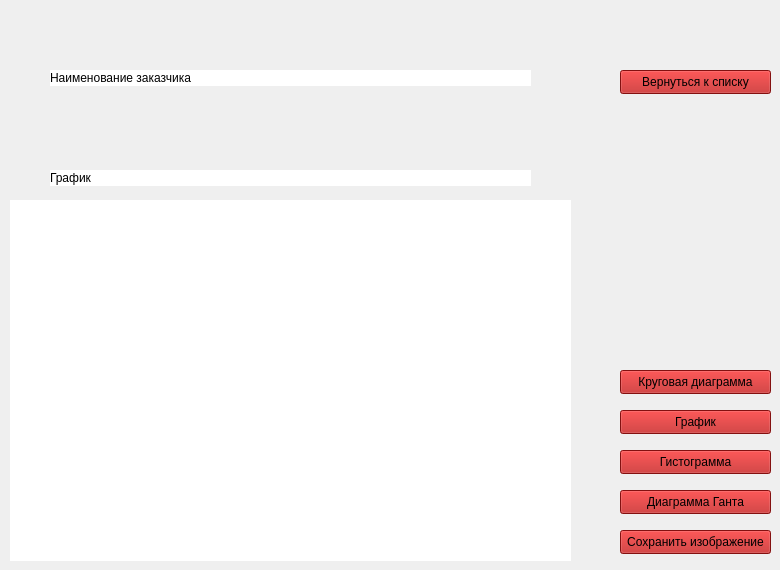
    <widget class="QWidget" name="_7_stripdiagramm">
     <widget class="QLabel" name="label_33">
      <property name="geometry">
       <rect>
        <x>50</x>
        <y>70</y>
        <width>481</width>
        <height>16</height>
       </rect>
      </property>
      <property name="styleSheet">
       <string notr="true">background-color: rgb(255, 255, 255);</string>
      </property>
      <property name="text">
       <string>Наименование заказчика</string>
      </property>
     </widget>
     <widget class="QPushButton" name="pushButton_39">
      <property name="geometry">
       <rect>
        <x>620</x>
        <y>490</y>
        <width>151</width>
        <height>24</height>
       </rect>
      </property>
      <property name="styleSheet">
       <string notr="true">background-color: rgb(184, 23, 23);</string>
      </property>
      <property name="text">
       <string>Диаграмма Ганта</string>
      </property>
     </widget>
     <widget class="QWidget" name="widget_2" native="true">
      <property name="geometry">
       <rect>
        <x>10</x>
        <y>200</y>
        <width>561</width>
        <height>361</height>
       </rect>
      </property>
      <property name="styleSheet">
       <string notr="true">background-color: rgb(255, 255, 255);</string>
      </property>
     </widget>
     <widget class="QPushButton" name="pushButton_40">
      <property name="geometry">
       <rect>
        <x>620</x>
        <y>370</y>
        <width>151</width>
        <height>24</height>
       </rect>
      </property>
      <property name="styleSheet">
       <string notr="true">background-color: rgb(184, 23, 23);</string>
      </property>
      <property name="text">
       <string>Круговая диаграмма</string>
      </property>
     </widget>
     <widget class="QPushButton" name="pushButton_41">
      <property name="geometry">
       <rect>
        <x>620</x>
        <y>410</y>
        <width>151</width>
        <height>24</height>
       </rect>
      </property>
      <property name="styleSheet">
       <string notr="true">background-color: rgb(184, 23, 23);</string>
      </property>
      <property name="text">
       <string>График</string>
      </property>
     </widget>
     <widget class="QPushButton" name="pushButton_42">
      <property name="geometry">
       <rect>
        <x>620</x>
        <y>450</y>
        <width>151</width>
        <height>24</height>
       </rect>
      </property>
      <property name="styleSheet">
       <string notr="true">background-color: rgb(184, 23, 23);</string>
      </property>
      <property name="text">
       <string>Гистограмма</string>
      </property>
     </widget>
     <widget class="QPushButton" name="pushButton_43">
      <property name="geometry">
       <rect>
        <x>620</x>
        <y>70</y>
        <width>151</width>
        <height>24</height>
       </rect>
      </property>
      <property name="styleSheet">
       <string notr="true">background-color: rgb(184, 23, 23);</string>
      </property>
      <property name="text">
       <string>Вернуться к списку</string>
      </property>
     </widget>
     <widget class="QPushButton" name="pushButton_44">
      <property name="geometry">
       <rect>
        <x>620</x>
        <y>530</y>
        <width>151</width>
        <height>24</height>
       </rect>
      </property>
      <property name="styleSheet">
       <string notr="true">background-color: rgb(184, 23, 23);</string>
      </property>
      <property name="text">
       <string>Сохранить изображение</string>
      </property>
     </widget>
     <widget class="QLabel" name="label_34">
      <property name="geometry">
       <rect>
        <x>50</x>
        <y>170</y>
        <width>481</width>
        <height>16</height>
       </rect>
      </property>
      <property name="styleSheet">
       <string notr="true">background-color: rgb(255, 255, 255);</string>
      </property>
      <property name="text">
       <string>График</string>
      </property>
     </widget>
    </widget>
